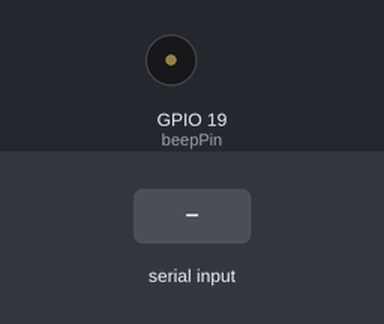
A sketch run on a simulated ESP32. On the bench: buzzer (waves = sounding). The test bench sets the inputs (shaded band). Nothing arrives over Bluetooth unless stated; what the sketch prints to the serial monitor is not drawn.

Above: at 1.2 s.
1.3 s: "1" received over the second serial link
At 1.8 s:
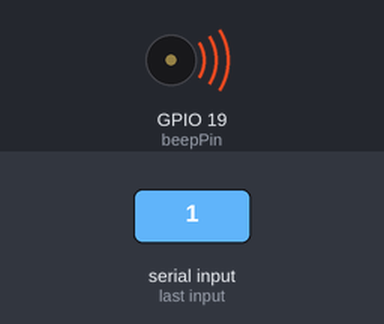
Timing chart, 0 to 4.3 s (numbered marks = the images above; inputs shaded):
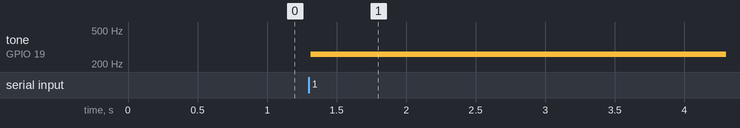

Measured:
- after the input at 1.3 s, tone on GPIO 19 (beepPin): silent → 261 Hz at once

The sketch:

test_speaker.ino
```cpp
#include "BluetoothSerial.h"
#if !defined(CONFIG_BT_ENABLED) || !defined(CONFIG_BLUEDROID_ENABLED)
#error Bluetooth is not enabled! Please run `make menuconfig` to and enable it
#endif
BluetoothSerial SerialBT;


int beepPin = 19;

note_t melody_note[] = { // 곰세마리 음계
  NOTE_C, NOTE_C, NOTE_C, NOTE_C, NOTE_C
};


uint8_t octave_m[] = { // 멜로디 옥타브
  4, 4, 4, 4, 4
};

uint8_t noteDurations[] = { // 음의 길이 설정
  2000, 4, 8, 8, 4
};

uint8_t melody_num = 0;
unsigned long int beepTime = 0;


void setup() {
  Serial.begin(115200);
  SerialBT.begin("test"); //Bluetooth device name
  Serial.println("The device started, now you can pair it with bluetooth!");

  //pinMode(18, OUTPUT);


  ledcSetup(0, 1E5, 12); // ESP32 톤전용 ledcSetup: ledcSetup(channel,1E5,12);
  ledcAttachPin(beepPin, 0); // ledcAttachPin(uint8_t pin, uint8_t channel);

}

int num = 0;

void loop() {
  if (Serial.available()) {
    SerialBT.write(Serial.read());

  }
  if (SerialBT.available()) {
    //    Serial.write(SerialBT.read());

    char c = SerialBT.read();

    if (c == '1') {
      //digitalWrite(18, 1);

      if (millis() - beepTime >= 2000 / noteDurations[melody_num]) {
        beepTime = millis();
        ledcWrite(0, 0);
        ledcWriteNote(0, melody_note[melody_num], octave_m[melody_num]);

        melody_num++;
        if (melody_num == 50) { // 초기화
          ledcWrite(0, 0); // noTone() - ledcWrite(uint8_t channel, uint32_t duty);
          melody_num = 0;
          beepTime = 0;
        }
      }


    } else {
      //digitalWrite(18, 0);
      melody_num = 0;
      beepTime = 0;
    }


  }
  delay(20);
}
```
